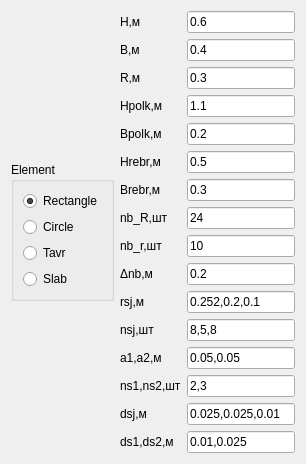
      <widget class="QWidget" name="tab_1">
       <property name="accessibleName">
        <string/>
       </property>
       <attribute name="title">
        <string>Geometry</string>
       </attribute>
       <layout class="QHBoxLayout" name="horizontalLayout_5">
        <item alignment="Qt::AlignLeft|Qt::AlignVCenter">
         <widget class="QGroupBox" name="groupBox_1">
          <property name="enabled">
           <bool>true</bool>
          </property>
          <property name="sizePolicy">
           <sizepolicy hsizetype="Minimum" vsizetype="Minimum">
            <horstretch>0</horstretch>
            <verstretch>0</verstretch>
           </sizepolicy>
          </property>
          <property name="minimumSize">
           <size>
            <width>0</width>
            <height>0</height>
           </size>
          </property>
          <property name="autoFillBackground">
           <bool>false</bool>
          </property>
          <property name="title">
           <string>Element</string>
          </property>
          <property name="flat">
           <bool>false</bool>
          </property>
          <property name="checkable">
           <bool>false</bool>
          </property>
          <property name="checked">
           <bool>false</bool>
          </property>
          <layout class="QVBoxLayout" name="verticalLayout">
           <item>
            <widget class="QRadioButton" name="rect">
             <property name="sizePolicy">
              <sizepolicy hsizetype="Maximum" vsizetype="Minimum">
               <horstretch>0</horstretch>
               <verstretch>0</verstretch>
              </sizepolicy>
             </property>
             <property name="text">
              <string>Rectangle</string>
             </property>
             <property name="checked">
              <bool>true</bool>
             </property>
            </widget>
           </item>
           <item>
            <widget class="QRadioButton" name="circ">
             <property name="text">
              <string>Circle</string>
             </property>
            </widget>
           </item>
           <item>
            <widget class="QRadioButton" name="tavr">
             <property name="text">
              <string>Tavr</string>
             </property>
            </widget>
           </item>
           <item>
            <widget class="QRadioButton" name="shell">
             <property name="sizePolicy">
              <sizepolicy hsizetype="Maximum" vsizetype="Minimum">
               <horstretch>0</horstretch>
               <verstretch>0</verstretch>
              </sizepolicy>
             </property>
             <property name="text">
              <string>Slab</string>
             </property>
             <property name="checkable">
              <bool>true</bool>
             </property>
             <property name="checked">
              <bool>false</bool>
             </property>
             <property name="autoRepeat">
              <bool>false</bool>
             </property>
            </widget>
           </item>
          </layout>
         </widget>
        </item>
        <item>
         <layout class="QGridLayout" name="gridLayout">
          <item row="4" column="1">
           <widget class="QLineEdit" name="bpolk">
            <property name="toolTip">
             <string>Width of plate</string>
            </property>
            <property name="statusTip">
             <string>Width of plate</string>
            </property>
            <property name="text">
             <string>0.2</string>
            </property>
           </widget>
          </item>
          <item row="5" column="1">
           <widget class="QLineEdit" name="hrebr">
            <property name="toolTip">
             <string>Hight of wall</string>
            </property>
            <property name="statusTip">
             <string>Hight of wall</string>
            </property>
            <property name="text">
             <string>0.5</string>
            </property>
           </widget>
          </item>
          <item row="2" column="1">
           <widget class="QLineEdit" name="Rcir">
            <property name="toolTip">
             <string>Radius of section</string>
            </property>
            <property name="statusTip">
             <string>Radius of section</string>
            </property>
            <property name="text">
             <string>0.3</string>
            </property>
           </widget>
          </item>
          <item row="14" column="1">
           <widget class="QLineEdit" name="dsjcir">
            <property name="toolTip">
             <string>diameter of rebars оn rsj radius</string>
            </property>
            <property name="statusTip">
             <string>diameter of rebars оn rsj radius</string>
            </property>
            <property name="text">
             <string>0.025,0.025,0.01</string>
            </property>
           </widget>
          </item>
          <item row="7" column="1">
           <widget class="QLineEdit" name="nbRcir">
            <property name="toolTip">
             <string>Count of segment</string>
            </property>
            <property name="statusTip">
             <string>Count of segment</string>
            </property>
            <property name="text">
             <string>24</string>
            </property>
           </widget>
          </item>
          <item row="9" column="0">
           <widget class="QLabel" name="dlt_nbrec_lb">
            <property name="text">
             <string>Δnb,м</string>
            </property>
           </widget>
          </item>
          <item row="15" column="0">
           <widget class="QLabel" name="ds1ds2rec_lb">
            <property name="text">
             <string>ds1,ds2,м</string>
            </property>
           </widget>
          </item>
          <item row="15" column="1">
           <widget class="QLineEdit" name="ds1ds2rec">
            <property name="toolTip">
             <string>ds1 - diameter of rebars on H, ds2 - diameter of rebars on B</string>
            </property>
            <property name="statusTip">
             <string>ds1 - diameter of rebars on H, ds2 - diameter of rebars on B</string>
            </property>
            <property name="text">
             <string>0.01,0.025</string>
            </property>
           </widget>
          </item>
          <item row="0" column="1">
           <widget class="QLineEdit" name="Hrec">
            <property name="toolTip">
             <string>Hight of section</string>
            </property>
            <property name="statusTip">
             <string>Hight of section</string>
            </property>
            <property name="text">
             <string>0.6</string>
            </property>
           </widget>
          </item>
          <item row="1" column="0">
           <widget class="QLabel" name="Brec_lb">
            <property name="text">
             <string>B,м</string>
            </property>
           </widget>
          </item>
          <item row="3" column="1">
           <widget class="QLineEdit" name="hpolk">
            <property name="toolTip">
             <string>Length of plate</string>
            </property>
            <property name="statusTip">
             <string>Length of plate</string>
            </property>
            <property name="text">
             <string>1.1</string>
            </property>
           </widget>
          </item>
          <item row="10" column="0">
           <widget class="QLabel" name="rsjcir_lb">
            <property name="text">
             <string>rsj,м</string>
            </property>
           </widget>
          </item>
          <item row="10" column="1">
           <widget class="QLineEdit" name="rsjcir">
            <property name="toolTip">
             <string>Radius for rebar</string>
            </property>
            <property name="statusTip">
             <string>Radius for rebar</string>
            </property>
            <property name="text">
             <string>0.252,0.2,0.1</string>
            </property>
           </widget>
          </item>
          <item row="0" column="0">
           <widget class="QLabel" name="Hreclb">
            <property name="text">
             <string>Н,м</string>
            </property>
           </widget>
          </item>
          <item row="8" column="1">
           <widget class="QLineEdit" name="nbrcir">
            <property name="toolTip">
             <string>Number divisions of radius</string>
            </property>
            <property name="statusTip">
             <string>Number divisions of radius</string>
            </property>
            <property name="text">
             <string>10</string>
            </property>
           </widget>
          </item>
          <item row="7" column="0">
           <widget class="QLabel" name="nbRcir_lb">
            <property name="text">
             <string>nb_R,шт</string>
            </property>
           </widget>
          </item>
          <item row="12" column="0">
           <widget class="QLabel" name="a1a2rec_lb">
            <property name="text">
             <string>a1,a2,м</string>
            </property>
           </widget>
          </item>
          <item row="14" column="0">
           <widget class="QLabel" name="dsjcir_lb">
            <property name="text">
             <string>dsj,м</string>
            </property>
           </widget>
          </item>
          <item row="3" column="0">
           <widget class="QLabel" name="hpolk_lbl">
            <property name="text">
             <string>Hpolk,м</string>
            </property>
           </widget>
          </item>
          <item row="8" column="0">
           <widget class="QLabel" name="nbrcir_lb">
            <property name="text">
             <string>nb_r,шт</string>
            </property>
           </widget>
          </item>
          <item row="9" column="1">
           <widget class="QLineEdit" name="dlt_nbrec">
            <property name="toolTip">
             <string>minimal dimension mesh</string>
            </property>
            <property name="statusTip">
             <string>minimal dimension mesh</string>
            </property>
            <property name="text">
             <string>0.2</string>
            </property>
           </widget>
          </item>
          <item row="12" column="1">
           <widget class="QLineEdit" name="a1a2rec">
            <property name="toolTip">
             <string>as1 - cover of rebars on H, as2 - cover of rebars on B</string>
            </property>
            <property name="statusTip">
             <string>as1 - cover of rebars on H, as2 - cover of rebars on B</string>
            </property>
            <property name="text">
             <string>0.05,0.05</string>
            </property>
           </widget>
          </item>
          <item row="11" column="0">
           <widget class="QLabel" name="nsjcir_lb">
            <property name="text">
             <string>nsj,шт</string>
            </property>
           </widget>
          </item>
          <item row="13" column="0">
           <widget class="QLabel" name="ns1ns2rec_lb">
            <property name="text">
             <string>ns1,ns2,шт</string>
            </property>
           </widget>
          </item>
          <item row="11" column="1">
           <widget class="QLineEdit" name="nsjcir">
            <property name="toolTip">
             <string>number of rebars on the radius</string>
            </property>
            <property name="statusTip">
             <string>number of rebars on the radius</string>
            </property>
            <property name="text">
             <string>8,5,8</string>
            </property>
           </widget>
          </item>
          <item row="13" column="1">
           <widget class="QLineEdit" name="ns1ns2rec">
            <property name="statusTip">
             <string>ns1 - count of rebars on H, ns2 - count of rebars on B</string>
            </property>
            <property name="text">
             <string>2,3</string>
            </property>
           </widget>
          </item>
          <item row="1" column="1">
           <widget class="QLineEdit" name="Brec">
            <property name="toolTip">
             <string>Width of section</string>
            </property>
            <property name="statusTip">
             <string>Width of section</string>
            </property>
            <property name="text">
             <string>0.4</string>
            </property>
           </widget>
          </item>
          <item row="2" column="0">
           <widget class="QLabel" name="Rcir_lb">
            <property name="toolTip">
             <string/>
            </property>
            <property name="statusTip">
             <string/>
            </property>
            <property name="text">
             <string>R,м</string>
            </property>
           </widget>
          </item>
          <item row="5" column="0">
           <widget class="QLabel" name="hrebr_lb">
            <property name="text">
             <string>Hrebr,м</string>
            </property>
           </widget>
          </item>
          <item row="4" column="0">
           <widget class="QLabel" name="bpolk_lb">
            <property name="text">
             <string>Bpolk,м</string>
            </property>
           </widget>
          </item>
          <item row="6" column="1">
           <widget class="QLineEdit" name="brebr">
            <property name="toolTip">
             <string>Width of wall</string>
            </property>
            <property name="statusTip">
             <string>Width of wall</string>
            </property>
            <property name="text">
             <string>0.3</string>
            </property>
           </widget>
          </item>
          <item row="6" column="0">
           <widget class="QLabel" name="brebr_lb">
            <property name="text">
             <string>Brebr,м</string>
            </property>
           </widget>
          </item>
         </layout>
        </item>
        <item>
         <layout class="QVBoxLayout" name="verticalLayout_7"/>
        </item>
       </layout>
      </widget>
